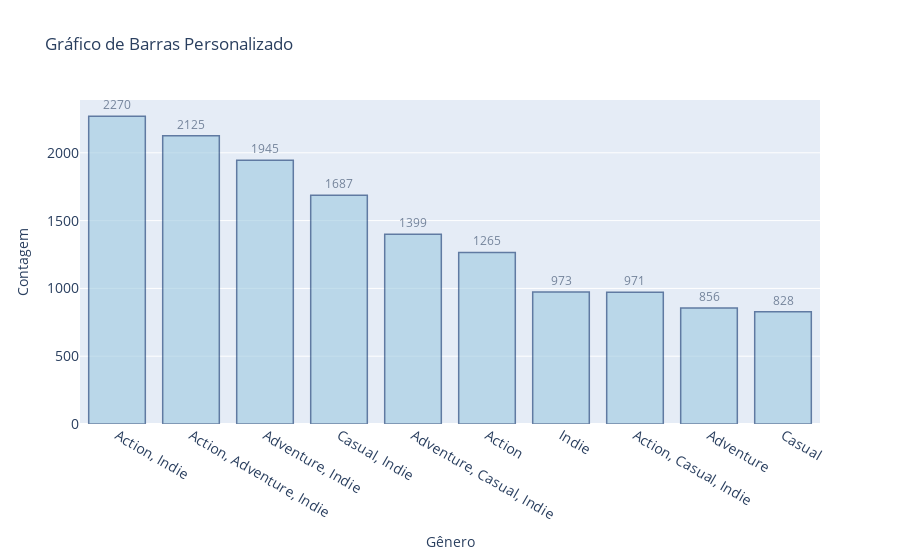

The code cell stored with this chart in its notebook:
### Code cell
# Criar um objeto de gráfico de barras com personalizações
bar_chart = go.Bar(
    x=top_10_frequency_genres['title'], 
    y=top_10_frequency_genres['count'],
    marker=dict(color='rgb(158,202,225)', line=dict(color='rgb(8,48,107)', width=1.5)),  # Personaliza as cores das barras
    opacity=0.6,  # Define a opacidade das barras
    text=top_10_frequency_genres['count'],  # Adiciona o valor de contagem como texto nas barras
    textposition='outside',  # Posiciona o texto fora das barras
)

# Layout do gráfico com personalizações
layout = go.Layout(
    title='Gráfico de Barras Personalizado',
    xaxis=dict(title='Gênero', tickfont=dict(size=14)),  # Personaliza o tamanho da fonte no eixo x
    yaxis=dict(title='Contagem', tickfont=dict(size=14)),  # Personaliza o tamanho da fonte no eixo y
    bargap=0.15,  # Define o espaço entre as barras
    bargroupgap=0.1,  # Define o espaço entre grupos de barras
    height=600  # Define a altura do gráfico
)

# Criar figura
fig = go.Figure(data=[bar_chart], layout=layout)

# Plotar o gráfico diretamente na célula do Jupyter
iplot(fig)

### Figure 1 — Plotly figure (JSON) as saved in the notebook; plotly's stock layout.template omitted (floating-point values rounded to 4 significant figures)
{"data": [{"marker": {"color": "rgb(158,202,225)", "line": {"color": "rgb(8,48,107)", "width": 1.5}}, "opacity": 0.6, "text": [2270, 2125, 1945, 1687, 1399, 1265, 973, 971, 856, 828], "textposition": "outside", "type": "bar", "x": ["Action, Indie", "Action, Adventure, Indie", "Adventure, Indie", "Casual, Indie", "Adventure, Casual, Indie", "Action", "Indie", "Action, Casual, Indie", "Adventure", "Casual"], "y": [2270, 2125, 1945, 1687, 1399, 1265, 973, 971, 856, 828]}], "layout": {"autosize": true, "bargap": 0.15, "bargroupgap": 0.1, "title": {"text": "Gráfico de Barras Personalizado"}, "xaxis": {"autorange": true, "range": [-0.5, 9.5], "tickfont": {"size": 14}, "title": {"text": "Gênero"}, "type": "category"}, "yaxis": {"autorange": true, "range": [0, 2389.0], "tickfont": {"size": 14}, "title": {"text": "Contagem"}, "type": "linear"}}}
